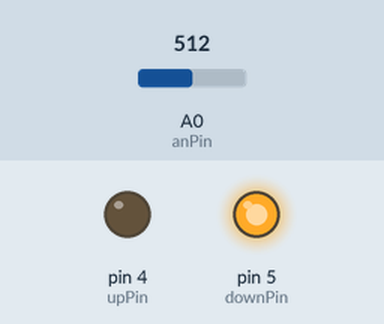
The sketch below on a simulated Arduino Uno, built with avr-gcc and run on an emulated ATmega328P. Shown: output pins drawn as LEDs (lit = HIGH). Inputs (shaded band) come from the test bench; at power-on: A0 (anPin) = 512.

Above: at 1.2 s.
1.3 s: A0 (anPin) set to 0
At 2.5 s:
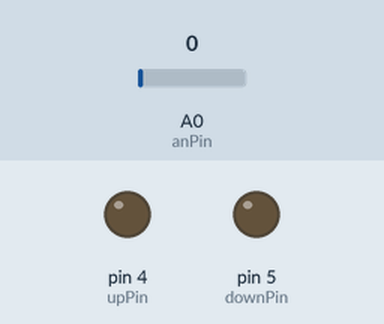
2.8 s: A0 (anPin) set to 122
At 3.6 s:
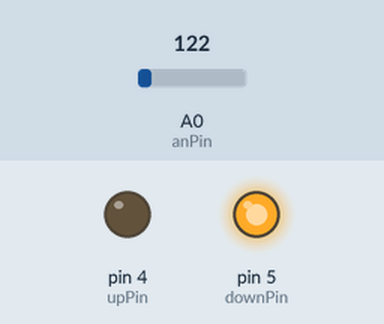
Timing chart, 0 to 5.8 s (numbered marks = the images above; inputs shaded):
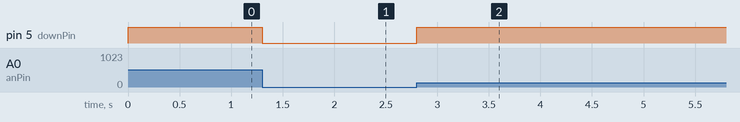

The sketch:

go_kart_steering.ino
```cpp
int anPin, upPin, downPin;
int currentPosition, goalPosition;
boolean extending, retracting;

void setup() {
  anPin = A0;
  upPin = 4;
  downPin = 5;
  extending = false;
  retracting = false;

  pinMode(upPin, OUTPUT);
  pinMode(downPin, OUTPUT);
  Serial.begin(9600);
}

void loop() {
  currentPosition = analogRead(anPin);
  //goalPosition = ///function to parse position from RC controller output///

  if(currentPosition < goalPosition) { //keep extending
    extending = true;
    retracting = false;
    digitalWrite(upPin, HIGH);
    digitalWrite(downPin, LOW);
  }
  else if(currentPosition > goalPosition) { //keep retracting
    extending = false;
    retracting = true;
    digitalWrite(upPin, LOW);
    digitalWrite(downPin, HIGH);
  }

  if(extending == true && currentPosition >= goalPosition) {
    extending = false;
    digitalWrite(upPin, LOW);
  }
  else if(retracting == true && currentPosition <= goalPosition) {
    retracting = false;
    digitalWrite(downPin, LOW);
  }

}
```

Measured:
- after the input at 1.3 s, pin 5 (downPin): HIGH → LOW at once
- after the input at 2.8 s, pin 5 (downPin): LOW → HIGH at once
